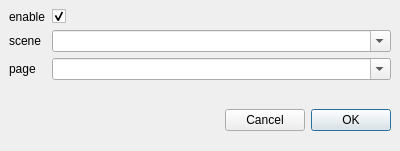
<?xml version="1.0" encoding="UTF-8"?>
<ui version="4.0">
 <class>NLayoutSettingDialog</class>
 <widget class="QDialog" name="NLayoutSettingDialog">
  <property name="geometry">
   <rect>
    <x>0</x>
    <y>0</y>
    <width>400</width>
    <height>151</height>
   </rect>
  </property>
  <property name="windowTitle">
   <string>Dialog</string>
  </property>
  <layout class="QVBoxLayout" name="verticalLayout">
   <property name="spacing">
    <number>0</number>
   </property>
   <property name="leftMargin">
    <number>0</number>
   </property>
   <property name="topMargin">
    <number>0</number>
   </property>
   <property name="rightMargin">
    <number>0</number>
   </property>
   <property name="bottomMargin">
    <number>0</number>
   </property>
   <item>
    <widget class="QWidget" name="widget" native="true">
     <layout class="QGridLayout" name="gridLayout">
      <item row="0" column="0">
       <widget class="QLabel" name="label_3">
        <property name="text">
         <string>enable</string>
        </property>
       </widget>
      </item>
      <item row="0" column="1">
       <widget class="QCheckBox" name="screenEnable">
        <property name="text">
         <string/>
        </property>
        <property name="checked">
         <bool>true</bool>
        </property>
        <property name="tristate">
         <bool>false</bool>
        </property>
       </widget>
      </item>
      <item row="1" column="0">
       <widget class="QLabel" name="label">
        <property name="sizePolicy">
         <sizepolicy hsizetype="Fixed" vsizetype="Preferred">
          <horstretch>0</horstretch>
          <verstretch>0</verstretch>
         </sizepolicy>
        </property>
        <property name="text">
         <string>scene</string>
        </property>
       </widget>
      </item>
      <item row="1" column="1">
       <widget class="NComboBox" name="screenScene">
        <property name="editable">
         <bool>true</bool>
        </property>
       </widget>
      </item>
      <item row="2" column="0">
       <widget class="QLabel" name="label_2">
        <property name="text">
         <string>page</string>
        </property>
       </widget>
      </item>
      <item row="2" column="1">
       <widget class="NComboBox" name="screenPage">
        <property name="editable">
         <bool>true</bool>
        </property>
       </widget>
      </item>
     </layout>
    </widget>
   </item>
   <item>
    <widget class="QWidget" name="widget_2" native="true">
     <layout class="QHBoxLayout" name="horizontalLayout">
      <item>
       <spacer name="horizontalSpacer">
        <property name="orientation">
         <enum>Qt::Horizontal</enum>
        </property>
        <property name="sizeHint" stdset="0">
         <size>
          <width>207</width>
          <height>20</height>
         </size>
        </property>
       </spacer>
      </item>
      <item>
       <widget class="QPushButton" name="cancelButton">
        <property name="text">
         <string>Cancel</string>
        </property>
       </widget>
      </item>
      <item>
       <widget class="QPushButton" name="okButton">
        <property name="text">
         <string>OK</string>
        </property>
        <property name="default">
         <bool>true</bool>
        </property>
       </widget>
      </item>
     </layout>
    </widget>
   </item>
  </layout>
 </widget>
 <customwidgets>
  <customwidget>
   <class>NComboBox</class>
   <extends>QComboBox</extends>
   <header>extend/n_combo_box.h</header>
  </customwidget>
 </customwidgets>
 <resources/>
 <connections/>
</ui>
